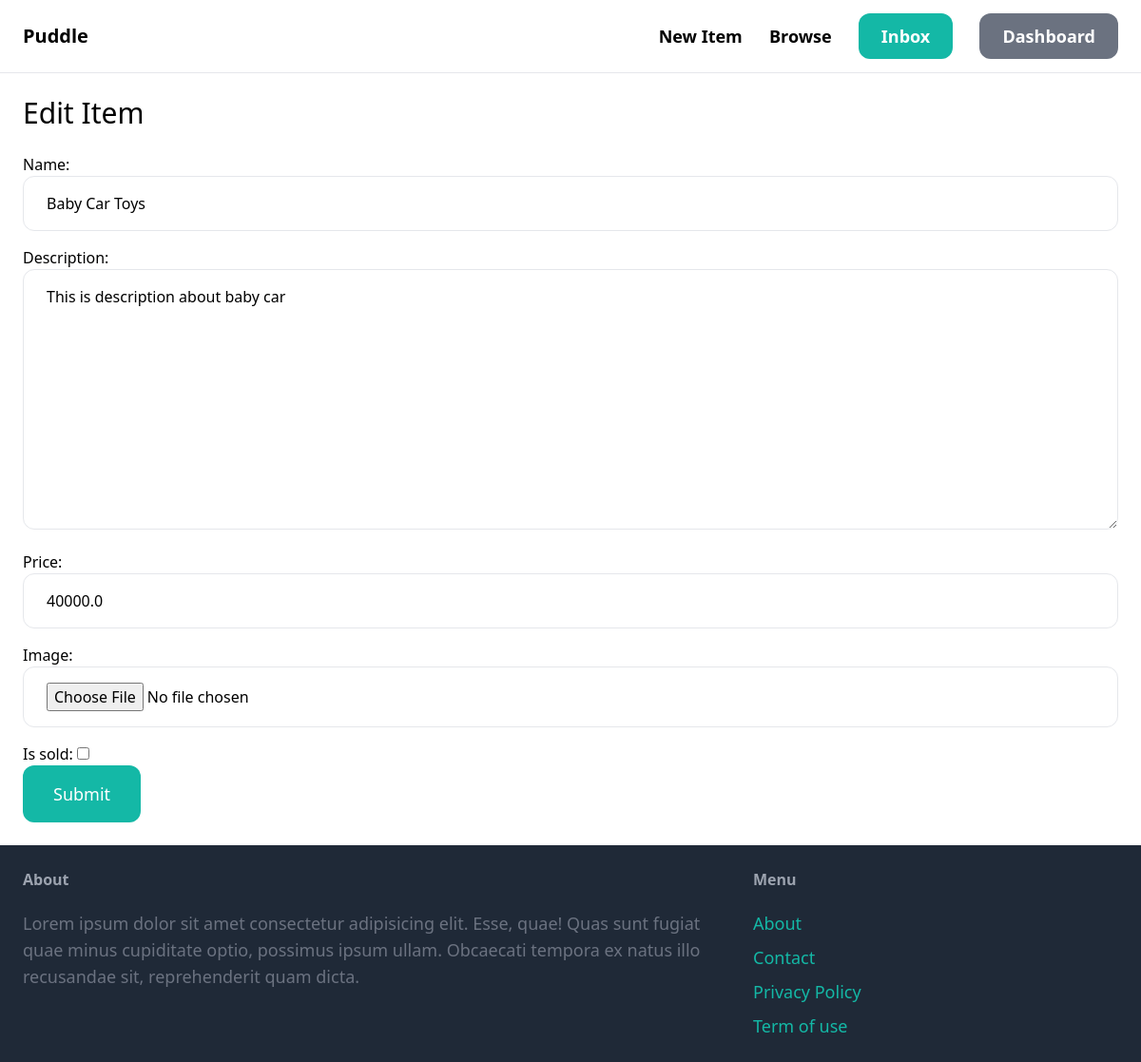
The page /items/1/edit/ (signed in) on the database its author committed.
### item/models.py (models this page shows, shortened)
class Item(models.Model):
    category = models.ForeignKey(
        Category, related_name="items", on_delete=models.CASCADE
    )
    name = models.CharField(max_length=255)
    description = models.TextField(blank=True, null=True)
    price = models.FloatField()
    image = models.ImageField(upload_to="item_images", blank=True, null=True)
    is_sold = models.BooleanField(default=False)
    created_by = models.ForeignKey(User, related_name="items", on_delete=models.CASCADE)
    created_at = models.DateTimeField(auto_now_add=True)

### item/views.py (the view)
# urls.py: path("<int:pk>/edit/", views.edit, name="edit"),
@login_required
def edit(request, pk):
    item = get_object_or_404(
        Item,
        pk=pk,
        created_by=request.user,
    )
    if request.method == "POST":
        form = EditItemForm(request.POST, request.FILES, instance=item)
        if form.is_valid:
            form.save()
            return redirect("item:detail", pk=item.id)
    else:
        form = EditItemForm(instance=item)
    return render(request, "item/form.html", {"form": form, "title": "Edit Item"})

### item/forms.py
class EditItemForm(forms.ModelForm):
    class Meta:
        model = Item
        fields = ("name", "description", "price", "image", "is_sold")
        widgets = {
            "name": forms.TextInput(attrs={"class": INPUT_CLASSES}),
            "description": forms.Textarea(attrs={"class": INPUT_CLASSES}),
            "price": forms.TextInput(attrs={"class": INPUT_CLASSES}),
            "image": forms.FileInput(attrs={"class": INPUT_CLASSES}),
        }

### item/templates/item/form.html (shortened to what this page needs)
{% extends "core/base.html" %}
{% block content %}
<h1 class="mb-6 text-3xl">{{title}}</h1>
<form method="post" action="." enctype="multipart/form-data">
    <div class="space-y-4">
        {{ form.as_p }}
    </div>
    <button class="py-4 px-8 text-lg bg-teal-500 hover:bg-teal-700 text-white rounded-xl">
        Submit
    </button>
</form>
{% endblock %}

### rows shown on the page
Item: name "Baby Car Toys", description "This is description about baby car", price "40000.0"

### other values the page prints
{{ title }} "Edit Item"
